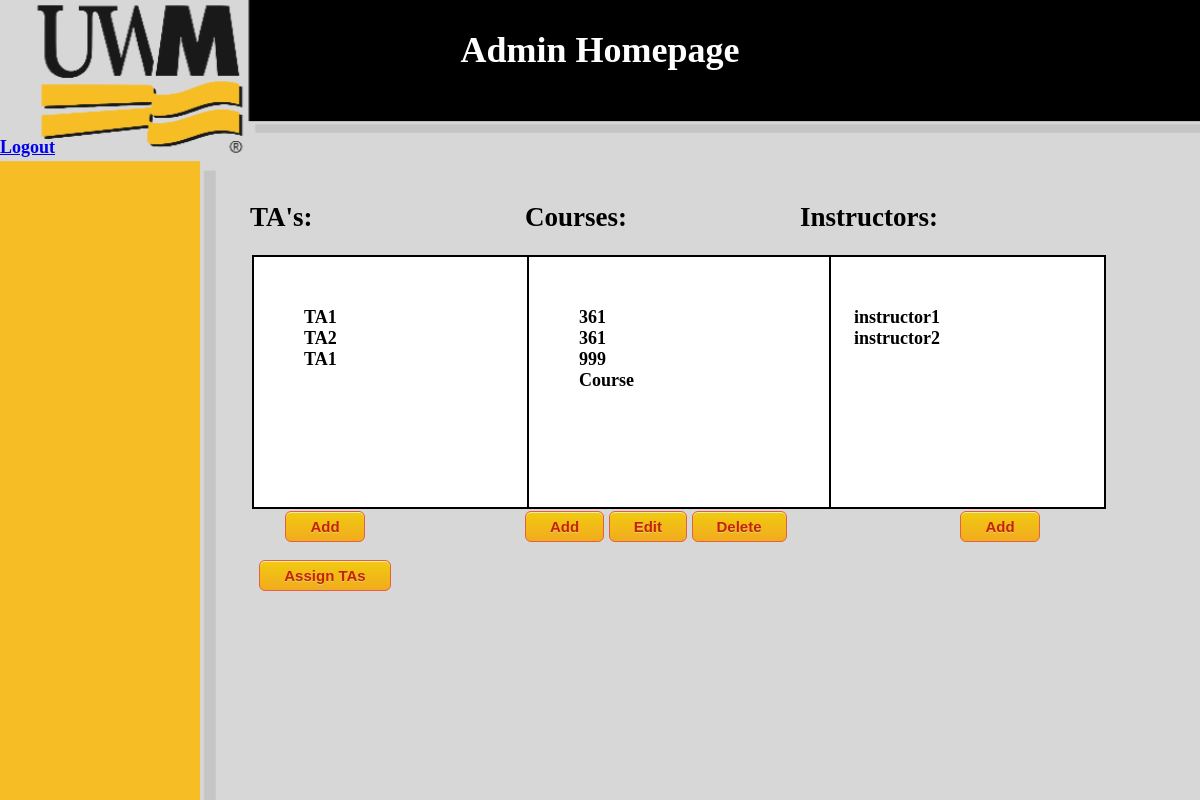
Before: /admin_home/ (signed in) with the older database file.
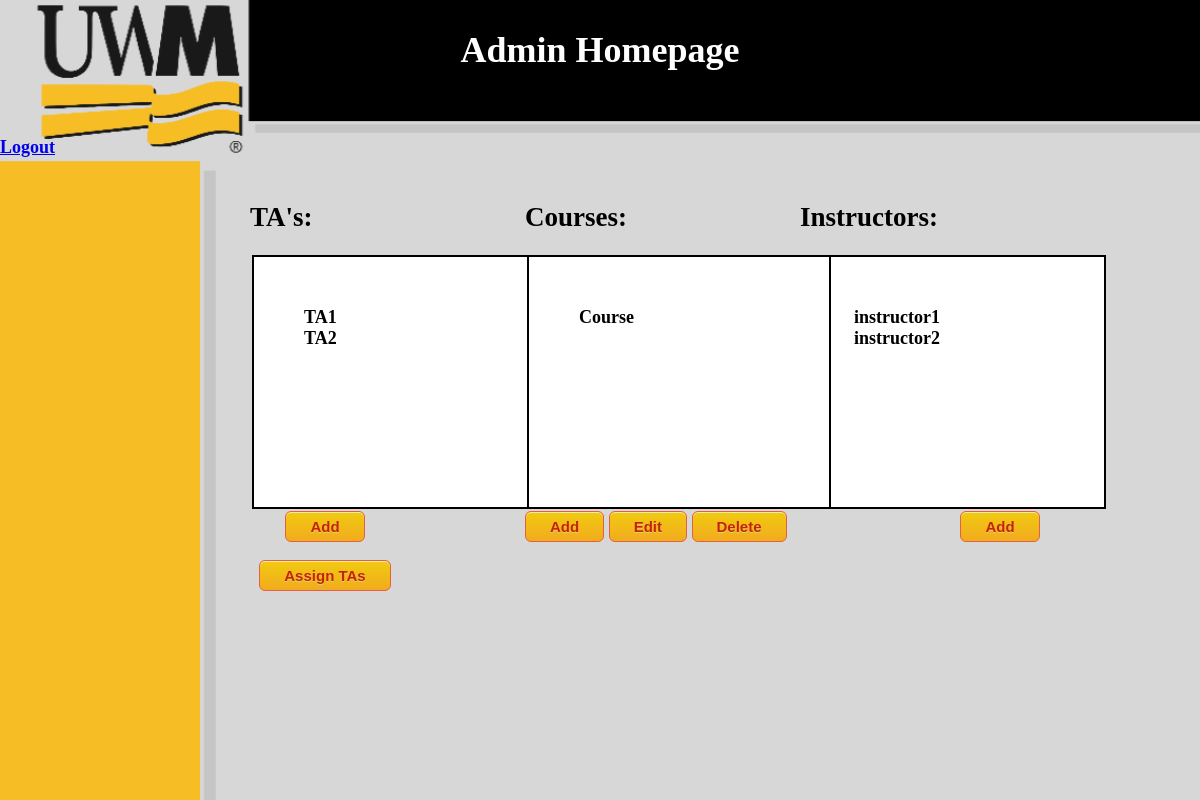
After: the same page with the newer database file.
### TAApp/models.py (models this page shows, shortened)
class TA(models.Model):
    name = models.CharField(max_length=20, null=True)
    project_manager = models.ForeignKey(Instructor, on_delete=models.CASCADE, null=True)
    role = "TA"
    def __str__(self):
        return self.name

class Course(models.Model):
    name = models.CharField(max_length=20, null=True)
    description = models.CharField(max_length=50, null=True)
    project_manager = models.ForeignKey(Administrator, on_delete=models.CASCADE, null=True, blank=True, default="")
    instructor = models.ForeignKey(Instructor, on_delete=models.CASCADE, default="")
    instructorTA = models.ForeignKey(TA, on_delete=models.CASCADE, default="")

class Instructor(models.Model):
    name = models.CharField(max_length=20, null=True)
    project_manager = models.ForeignKey(Administrator, on_delete=models.CASCADE, null=True)
    role = "Instructor"
    def __str__(self):
        return self.name

### TAApp/views.py (the view)
# urls.py: path('admin_home/', Admin_home.as_view(), name='admin_home'),
class Admin_home(View):
    def get(self, request):
        loggedIn = request.session.get("name")
        if MyUser.objects.filter(name=loggedIn).exists():
            user = MyUser.objects.get(name=loggedIn)
            if valid(user.role, "Admin"):
                TAList = list(map(str, TA.objects.all()))
                InstructorList = list(map(str, Instructor.objects.all()))
                CourseList = list(Course.objects.all())
                return render(request, "admin_home.html",
                              {"TAs": TAList, "instructors": InstructorList, "courses": CourseList})
            else:
                return render(request, "login.html", {"message": "unauthorized access"})

### TAApp/views.py (called while the page is built)
def valid(user_role, expected):
    if user_role == expected:
        return True
    else:
        return False

### templates/admin_home.html (shortened to what this page needs)
{% load static %}
<link rel="stylesheet" type="text/css" href="{% static '/css/style.css' %}"/>
<!DOCTYPE html>
<html lang="en">
<head>
</head>
<body>
<div class="bg">
    <div class="HeaderHome"></div>
<h1 class="home">Admin Homepage</h1>
<br/>
<br/>
<a href="/login/">Logout</a>
    <br/>
    <br/>
  <div class="column_left">
      <div class="Left">
      <div class="left">
      <h2>TA's:</h2>
      <form action="/admin_home/"  id = "TAs" method="post">
      <div id="TAList">
    {% for i in TAs %}
    {{ i }}<br/>
    {% endfor %}
      </div>
</form>
        <form action ="/TAs/">
          <input type="submit" value="Add">
        </form>
          <form action ="/assign_TAs/">
              <input type="submit" value="Assign TAs">
          </form>
  </div>
  </div>
  </div>
  <div class="column_center">
        <div class="Left">
            <h2>Courses:</h2>
      <form action="/admin_home/"  id = "Courses" method="post">
      <div id="CourseList">
    {% for course in courses %}
    {{ course.name }}<br/>
    {% endfor %}
      </div>
</form><form action ="/courses/" style="display:inline-block">
          <input style="display:inline-block" type="submit" value="Add">
        </form>
        <form action ="/editcourse/" style="display:inline-block">
          <input style="display:inline-block" type="submit" value="Edit">
        </form>
            <form action ="/deletecourse/" style="display:inline-block">
          <input style="display:inline-block" type="submit" value="Delete">
        </form>
  </div>
  </div>
  <div class="column_right">
            <h2>Instructors:</h2>
      <form action="/admin_home/"  id = "Instructors" method="post">
      <div id="InstructorList">
    {% for i in instructors %}
    {{ i }}<br/>
    {% endfor %}
      </div>
</form>
              <form action ="/instructors/">
          <input type="submit" value="Add">
        </form>
</div>
</div>
</body>
</html>

### TAApp/static/css/style.css (style rules this page uses)
input[type=button], input[type=submit] { box-shadow:inset 0px 1px 0px 0px #f9eca0; background:linear-gradient(to bottom, #f0c911 5%, #f2ab1e 100%); background-color:#f0c911; border-radius:6px; border:1px solid #e65f44; display:inline-block; cursor:pointer; color:#c92200; font-family:Arial; font-size:15px; font-weight:bold; padding:6px 24px; text-decoration:none; text-shadow:0px 1px 0px #ded17c; margin: 0 auto; display: block; }
.center, h1 { text-align: center; margin-left:auto; margin-right:auto; }
body, html { font-family: "Trebuchet MS"; font-size: large; font-weight: bold; height: 100%; margin: 0; }
.bg { background-image: url("../images/background.png"); height: 100%; background-position: center; background-repeat: no-repeat; background-size: cover; background-position: initial; }
.left { padding-left: 125px; }
.column_left { float: left; width: 33.333%; }
.column_right { float: right; width: 33.333%; }
.column_center { display: inline-block; width: 33.333%; }
#TAs,#Courses,#Assignments, #Instructors, #labs { background-color: white; width: 200px; height: 150px; border: 2px solid black; padding: 50px; margin: 2px; }
.home { color: white; }
.HeaderHome { height: 5px; }

Changed rows visible on the page:
removed TA: TAs "TA1"
removed Course: name "361"
removed Course: name "361"
removed Course: name "999"
